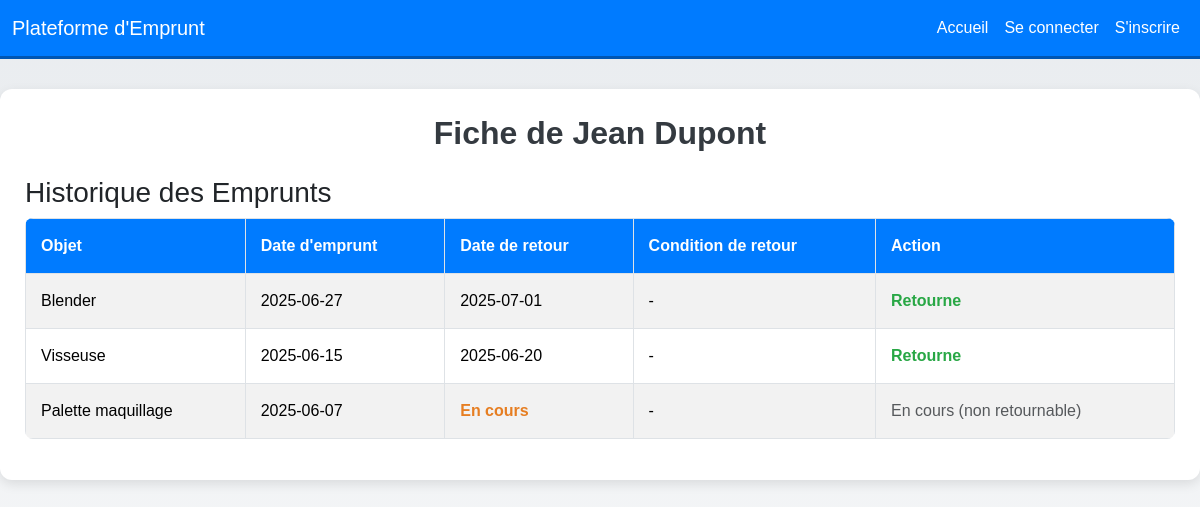
The page /pages/fiche_membre.php?id_membre=1 on the database its author committed.
### tables this page shows
CREATE TABLE final_project_membre (
    id_membre INT PRIMARY KEY AUTO_INCREMENT,
    nom VARCHAR(100) NOT NULL,
    date_naissance DATE,
    genre ENUM('M', 'F', 'Autre') NOT NULL,
    email VARCHAR(100) UNIQUE NOT NULL,
    ville VARCHAR(100),
    mdp VARCHAR(255) NOT NULL,
    image_profil VARCHAR(255)
);

CREATE TABLE final_project_emprunt (
    id_emprunt INT PRIMARY KEY AUTO_INCREMENT,
    id_objet INT,
    id_membre INT,
    date_emprunt DATE NOT NULL,
    date_retour DATE,
    FOREIGN KEY (id_objet) REFERENCES final_project_objet(id_objet),
    FOREIGN KEY (id_membre) REFERENCES final_project_membre(id_membre)
);

CREATE TABLE final_project_objet (
    id_objet INT PRIMARY KEY AUTO_INCREMENT,
    nom_objet VARCHAR(100) NOT NULL,
    id_categorie INT,
    id_membre INT,
    FOREIGN KEY (id_categorie) REFERENCES final_project_categorie_objet(id_categorie),
    FOREIGN KEY (id_membre) REFERENCES final_project_membre(id_membre)
);

### pages/fiche_membre.php (the view, shortened to what this page needs)
<?php
$conn = dbconnect();
$id_membre = mysqli_real_escape_string($conn, $_GET['id_membre']);
$sql_membre = "SELECT nom FROM final_project_membre WHERE id_membre = '$id_membre'";
$result_membre = mysqli_query($conn, $sql_membre);
$membre = mysqli_fetch_assoc($result_membre);
$nom_membre = $membre['nom'];
$sql_emprunts = "SELECT e.id_emprunt, o.nom_objet, e.date_emprunt, e.date_retour, e.condition_retour, e.id_membre
                 FROM final_project_emprunt e
                 JOIN final_project_objet o ON e.id_objet = o.id_objet
                 WHERE e.id_membre = '$id_membre'
                 ORDER BY e.date_emprunt DESC";
$result_emprunts = mysqli_query($conn, $sql_emprunts);
$emprunts = [];
if ($result_emprunts && mysqli_num_rows($result_emprunts) > 0) {
    while ($row = mysqli_fetch_assoc($result_emprunts)) {
        $emprunts[] = $row;
    }
}
$logged_in_membre = null;
$is_owner = $logged_in_membre && $logged_in_membre['id_membre'] == $id_membre;
?>
<!DOCTYPE html>
<html lang="fr">
<head>
    <link href="../../bootstrap/css/bootstrap.min.css" rel="stylesheet">
</head>
<body>
    <nav class="navbar navbar-expand-lg">
        <div class="container-fluid">
            <a class="navbar-brand" href="accueil.php">Plateforme d'Emprunt</a>
            <div class="collapse navbar-collapse" id="navbarNav">
                <ul class="navbar-nav ms-auto">
                    <li class="nav-item">
                        <a class="nav-link" href="accueil.php">Accueil</a>
                    </li>
                    <?php if (isset($_SESSION['email'])): ?>
                        <li class="nav-item">
                            <a class="nav-link" href="fiche_membre.php?id_membre=<?php echo htmlspecialchars($logged_in_membre['id_membre']); ?>">Ma Fiche</a>
                        </li>
                        <li class="nav-item">
                            <a class="nav-link" href="total_objet.php">Statistiques de objets</a>
                        </li>
                        <li class="nav-item">
                            <a class="nav-link" href="../traitement/traitement_logout.php">Se deconnecter</a>
                        </li>
                    <?php else: ?>
                        <li class="nav-item">
                            <a class="nav-link" href="login.php">Se connecter</a>
                        </li>
                        <li class="nav-item">
                            <a class="nav-link" href="inscription.php">S'inscrire</a>
                        </li>
                    <?php endif; ?>
                </ul>
            </div>
        </div>
    </nav>
    <div class="container">
        <h2 class="text-center">Fiche de <?php echo htmlspecialchars($nom_membre); ?></h2>
        <h3 class="mt-4">Historique des Emprunts</h3>
        <div class="table-responsive">
            <table class="table table-striped table-bordered table-hover">
                <thead>
                    <tr>
                        <th>Objet</th>
                        <th>Date d'emprunt</th>
                        <th>Date de retour</th>
                        <th>Condition de retour</th>
                        <th>Action</th>
                    </tr>
                </thead>
                <tbody>
                    <?php if (empty($emprunts)): ?>
                        <tr><td colspan="5" class="text-center">Aucun emprunt trouve.</td></tr>
                    <?php else: ?>
                        <?php foreach ($emprunts as $emprunt): ?>
                            <tr>
                                <td><?php echo htmlspecialchars($emprunt['nom_objet']); ?></td>
                                <td><?php echo htmlspecialchars($emprunt['date_emprunt']); ?></td>
                                <td>
                                    <?php echo $emprunt['date_retour'] ? htmlspecialchars($emprunt['date_retour']) : '<span class="status-en-cours">En cours</span>'; ?>
                                </td>
                                <td>
                                    <?php echo $emprunt['condition_retour'] ? htmlspecialchars($emprunt['condition_retour']) : '-'; ?>
                                </td>
                                <td>
                                    <?php if (!$emprunt['date_retour'] && $is_owner): ?>
                                        <form action="../traitement/traitement_emprunt.php" method="POST" class="d-inline">
                                            <input type="hidden" name="action" value="retourner">
                                            <input type="hidden" name="id_emprunt" value="<?php echo htmlspecialchars($emprunt['id_emprunt']); ?>">
                                            <select name="condition" class="form-select form-select-sm d-inline-block w-auto" required>
                                                <option value="">Choisir...</option>
                                                <option value="ok">Ok</option>
                                                <option value="abime">Abime</option>
                                            </select>
                                            <button type="submit" class="btn btn-success btn-sm">Retourner</button>
                                        </form>
                                    <?php elseif (!$emprunt['date_retour']): ?>
                                        <span class="text-muted">En cours (non retournable)</span>
                                    <?php else: ?>
                                        <span class="status-retourne">Retourne</span>
                                    <?php endif; ?>
                                </td>
                            </tr>
                        <?php endforeach; ?>
                    <?php endif; ?>
                </tbody>
            </table>
        </div>
    </div>
</body>
</html>

### pages/fiche_membre.php (style rules this page uses)
body { background: linear-gradient(to bottom, #e9ecef, #f8f9fa); min-height: 100vh; font-family: 'Arial', sans-serif; }
.container { max-width: 1200px; margin-top: 30px; background: #ffffff; border-radius: 12px; box-shadow: 0 4px 12px rgba(0, 0, 0, 0.1); padding: 25px; }
.navbar { background: #007bff; border-bottom: 3px solid #0056b3; }
.navbar-brand, .nav-link { color: #ffffff !important; font-weight: 500; }
h2 { color: #343a40; font-weight: 700; margin-bottom: 20px; }
.table { border-radius: 8px; overflow: hidden; }
.table th { background-color: #007bff; color: #ffffff; font-weight: 600; }
.table td, .table th { vertical-align: middle; padding: 15px; }
.status-en-cours { color: #e67e22; font-weight: bold; }
.status-retourne { color: #28a745; font-weight: bold; }

### rows shown on the page
final_project_membre: nom "Jean Dupont"
final_project_emprunt: id_objet.nom_objet "Blender", date_emprunt "2025-06-27", date_retour "2025-07-01", shows "Retourne"
final_project_emprunt: id_objet.nom_objet "Visseuse", date_emprunt "2025-06-15", date_retour "2025-06-20", shows "Retourne"
final_project_emprunt: id_objet.nom_objet "Palette maquillage", date_emprunt "2025-06-07", shows "En cours", shows "En cours (non retournable)"
